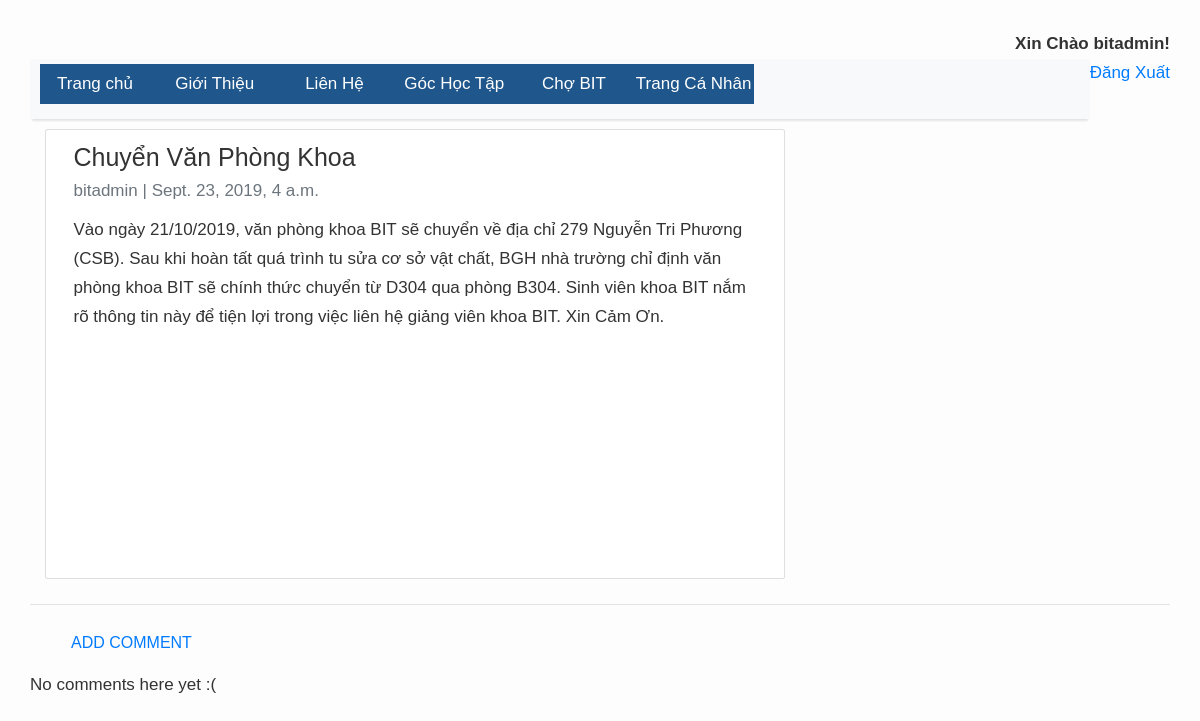
Screenshot of /chuyn-van-phong-khoa/ (signed in) with the database file from the repository.
### home/models.py (models this page shows, shortened)
class Post(models.Model):
    title = models.CharField(max_length=200, unique=True)
    slug = models.SlugField(max_length=200, unique=True)
    author = models.ForeignKey(User, on_delete= models.CASCADE,related_name='blog_posts')
    updated_on = models.DateTimeField(auto_now= True)
    content = models.TextField()
    created_on = models.DateTimeField(auto_now_add=True)
    status = models.IntegerField(choices=STATUS, default=0)
    class Meta:
        ordering = ['-created_on']

### home/views.py (the view)
# urls.py: path('<slug:slug>/', views.PostDetail.as_view(), name='post_detail'),
class PostDetail(generic.DetailView):
    model = Post
    template_name = 'post_detail.html'

### home/templates/post_detail.html (shortened to what this page needs)
{% extends 'base.html' %} {% block content %}
<div class="container">
  <div class="row">
    <div class="col-md-8 card mb-4  mt-3 left  top">
      <div class="card-body">
        <h1>{% block title %} {{ object.title }} {% endblock title %}</h1>
        <p class=" text-muted">{{ post.author }} | {{ post.created_on }}</p>
        <p class="card-text ">{{ object.content | safe }}</p>
      </div>
    </div>
  </div>
</div>
<hr>
<a class="btn btn-default" href="{% url 'add_comment_to_post' pk=post.pk %}">Add comment</a>
{% for comment in post.comments.all %}
    <div class="comment">
        <div class="date">{{ comment.created_date }}</div>
        <strong>{{ comment.author }}</strong>
        <p>{{ comment.text|linebreaks }}</p>
    </div>
{% empty %}
    <p>No comments here yet :(</p>
{% endfor %}
{% endblock content %}

### home/templates/base.html (shortened to what this page needs)
<!DOCTYPE html>
<html>
    <head>
       {% load static %}
        <link rel="stylesheet" href="https://maxcdn.bootstrapcdn.com/bootstrap/4.0.0/css/bootstrap.min.css"
 />
        <link rel="stylesheet" href="{% static 'css/style.css' %}" />
        <link rel="stylesheet" href="https://use.fontawesome.com/releases/v5.8.1/css/all.css"
>
    </head>
    <body>
        {% if user.is_authenticated %}
          <strong style="float: right;">Xin Chào {{ user.username }}!</strong> <br>
          <p style="float:right;"><a href="{% url 'logout' %}">Đăng Xuất</a></p>
        {% else %}
          <a style="float: right;" href="{% url 'login' %}">Đăng Nhập</a>
        {% endif %}
        <nav class="navbar navbar-expand-lg navbar-light bg-light shadow" id="mainNav">
            <div id="menu">
              <ul>
                <li><a href="{% url 'home' %}">Trang chủ</a></li>
                <li><a href="#gioithieu">Giới Thiệu</a></li>
                <li><a href="#lienhe">Liên Hệ</a></li>
                <li><a href="#lienhe">Góc Học Tập</a>
                </li>
                <li><a href="{% url 'prechobit' %}">Chợ BIT</a></li>
                <li><a href="{% url 'trangcanhan' %}">Trang Cá Nhân</a></li>
              </ul>
            </div>
        </nav>
        {% block content %}{% endblock content %}
        <footer class="py-3 bg-grey">
        </footer>
    </body>
</html>

### home/static/css/style.css (style rules this page uses)
*, *::before, *::after { margin: 0; padding: 0; box-sizing: inherit; }
html { font-size: 62.5%; }
body { padding: 3rem; box-sizing: border-box; }
body { font-family: "Lato", sans-serif; font-weight: 400; font-size: 1.6rem; line-height: 1.7; color: #777777; }
.btn:link, .btn:visited { text-transform: uppercase; text-decoration: none; padding: 1.5rem 4rem; display: inline-block; border-radius: 10rem; font-size: 1.6rem; position: relative; transition: all .2s; }
.btn::after { content: ""; display: inline-block; height: 100%; width: 100%; position: absolute; top: 0; left: 0; z-index: -1; border-radius: 10rem; transition: all .4s; }
.card { perspective: 150rem; position: relative; height: 45rem; }
.row { max-width: 114rem; margin: 0 auto; }
.row::after { content: ""; display: table; clear: both; }
.row [class^="col-"] { float: left; }

### home/templates/base.html (style rules this page uses)
body { font-family: "Roboto", sans-serif; font-size: 17px; background-color: #fdfdfd; }
.shadow { box-shadow: 0 4px 2px -2px rgba(0, 0, 0, 0.1); }
* { margin: 0; padding: 0; }
body { font-family: sans-serif; color: #333; }
#menu ul { background: #1F568B; list-style-type: none; text-align: center; z-index: 10; }
#menu li { color: #f1f1f1; display: inline-block; width: 120px; height: 40px; line-height: 40px; margin-left: -5px; }
#menu a { text-decoration: none; color: #fff; display: block; }
#menu li { position: relative; }

### rows the page displays
Post: title "Chuyển Văn Phòng Khoa", author "bitadmin", created_on "Sept. 23, 2019, 4 a.m.", content "Vào ngày 21/10/2019, văn phòng khoa BIT sẽ chuyển về địa chỉ 279 Nguyễn Tri Phương (CSB). Sau khi hoàn tất quá trình tu sửa cơ sở vật chất, BGH nhà trường chỉ định văn phòng khoa BIT sẽ chính thức chuyển từ D304 qua phòng B304. Sinh viên khoa BIT nắm rõ thông tin này để tiện lợi trong việc liên hệ giảng viên khoa BIT. Xin Cảm Ơn."

### other values shown
{{ user.username }} "bitadmin"
